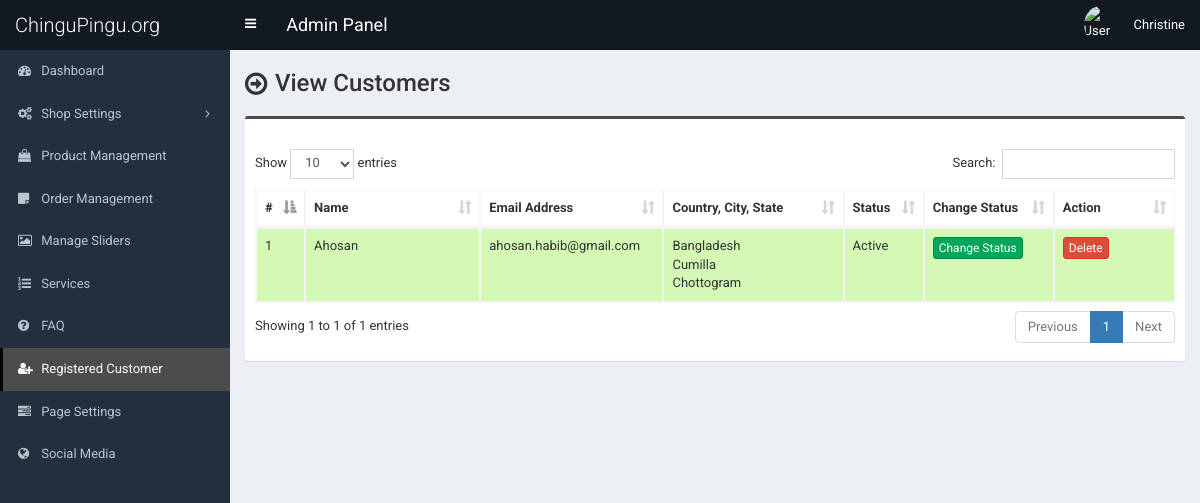
Before: /admin/customer.php (signed in) with the older database file.
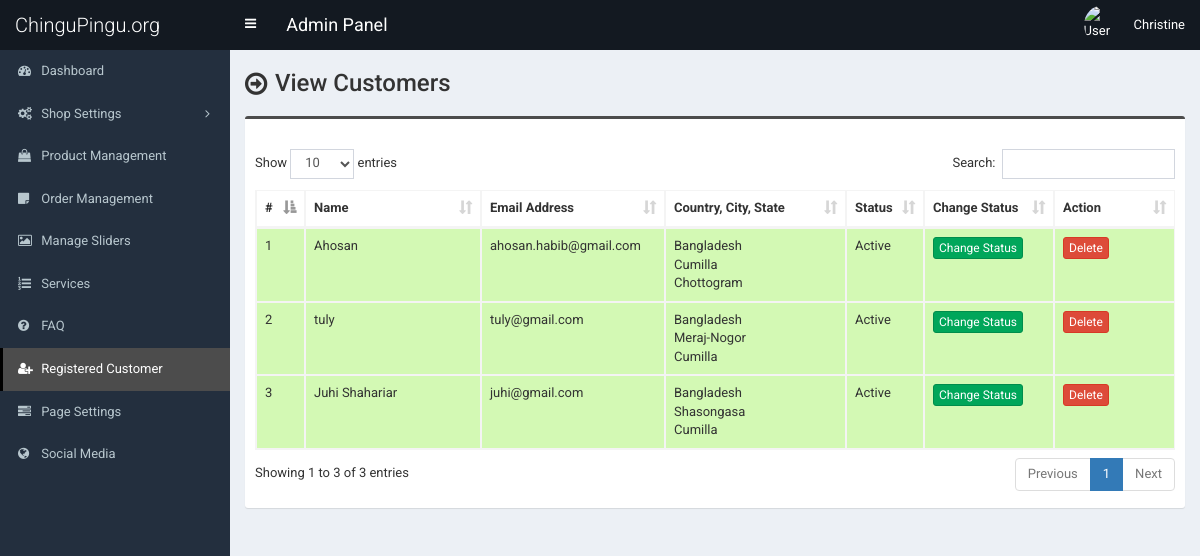
After: the same page with the newer database file.
### tables this page shows
CREATE TABLE `tbl_customer` (
  `cust_id` int(11) NOT NULL,
  `cust_name` varchar(100) NOT NULL,
  `cust_cname` varchar(100) NOT NULL,
  `cust_email` varchar(100) NOT NULL,
  `cust_phone` varchar(50) NOT NULL,
  `cust_country` int(11) NOT NULL,
  `cust_address` text NOT NULL,
  `cust_city` varchar(100) NOT NULL,
  `cust_state` varchar(100) NOT NULL,
  `cust_zip` varchar(30) NOT NULL,
  `cust_b_name` varchar(100) NOT NULL,
  `cust_b_cname` varchar(100) NOT NULL,
  `cust_b_phone` varchar(50) NOT NULL,
  `cust_b_country` int(11) NOT NULL,
  `cust_b_address` text NOT NULL,
  `cust_b_city` varchar(100) NOT NULL,
  `cust_b_state` varchar(100) NOT NULL,
  `cust_b_zip` varchar(30) NOT NULL,
  `cust_s_name` varchar(100) NOT NULL,
  `cust_s_cname` varchar(100) NOT NULL,
  `cust_s_phone` varchar(50) NOT NULL,
  `cust_s_country` int(11) NOT NULL,
  `cust_s_address` text NOT NULL,
  `cust_s_city` varchar(100) NOT NULL,
  `cust_s_state` varchar(100) NOT NULL,
  `cust_s_zip` varchar(30) NOT NULL,
  `cust_password` varchar(100) NOT NULL,
  `cust_token` varchar(255) NOT NULL,
  `cust_datetime` varchar(100) NOT NULL,
  `cust_timestamp` varchar(100) NOT NULL,
  `cust_status` int(1) NOT NULL
);

CREATE TABLE `tbl_country` (
  `country_id` int(11) NOT NULL,
  `country_name` varchar(100) NOT NULL DEFAULT ''
);

### admin/customer.php (the view, shortened to what this page needs)
<?php require_once('header.php'); ?>
<section class="content-header">
	<div class="content-header-left">
		<h1>View Customers</h1>
	</div>
</section>
<section class="content">
	<div class="row">
		<div class="col-md-12">
			<div class="box box-info">
				<div class="box-body table-responsive">
					<table id="example1" class="table table-bordered table-hover table-striped">
						<thead>
							<tr>
								<th width="10">#</th>
								<th width="180">Name</th>
								<th width="150">Email Address</th>
								<th width="180">Country, City, State</th>
								<th>Status</th>
								<th width="100">Change Status</th>
								<th width="100">Action</th>
							</tr>
						</thead>
						<tbody>
							<?php
							$i=0;
							$statement = $pdo->prepare("SELECT *
														FROM tbl_customer t1
														JOIN tbl_country t2
														ON t1.cust_country = t2.country_id
													");
							$statement->execute();
							$result = $statement->fetchAll(PDO::FETCH_ASSOC);
							foreach ($result as $row) {
								$i++;
								?>
								<tr class="<?php if($row['cust_status']==1) {echo 'bg-g';}else {echo 'bg-r';} ?>">
									<td><?php echo $i; ?></td>
									<td><?php echo $row['cust_name']; ?></td>
									<td><?php echo $row['cust_email']; ?></td>
									<td>
										<?php echo $row['country_name']; ?><br>
										<?php echo $row['cust_city']; ?><br>
										<?php echo $row['cust_state']; ?>
									</td>
									<td><?php if($row['cust_status']==1) {echo 'Active';} else {echo 'Inactive';} ?></td>
									<td>
										<a href="customer-change-status.php?id=<?php echo $row['cust_id']; ?>" class="btn btn-success btn-xs">Change Status</a>
									</td>
									<td>
										<a href="#" class="btn btn-danger btn-xs" data-href="customer-delete.php?id=<?php echo $row['cust_id']; ?>" data-toggle="modal" data-target="#confirm-delete">Delete</a>
									</td>
								</tr>
								<?php
							}
							?>
						</tbody>
					</table>
				</div>
			</div>
		</div>
	</div>
</section>
<?php require_once('footer.php'); ?>

Changed rows visible on the page:
added tbl_customer: cust_name "tuly", cust_email "tuly@gmail.com", tbl_country.country_name "Bangladesh", cust_city "Meraj-Nogor", cust_state "Cumilla", cust_status "Active"
added tbl_customer: cust_name "Juhi Shahariar", cust_email "juhi@gmail.com", tbl_country.country_name "Bangladesh", cust_city "Shasongasa", cust_state "Cumilla", cust_status "Active"
Other visible differences:
text written by a page script: "Show entries Search: Showing 1 to 1 of 1 entries Previous 1 Next" → "Show entries Search: Showing 1 to 3 of 3 entries Previous 1 Next"
